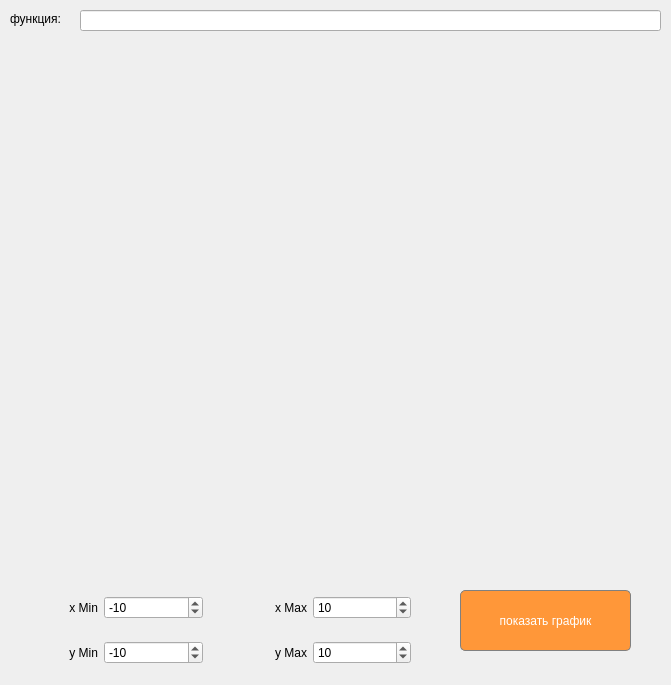
<?xml version="1.0" encoding="UTF-8"?>
<ui version="4.0">
 <class>Graph</class>
 <widget class="QWidget" name="Graph">
  <property name="geometry">
   <rect>
    <x>0</x>
    <y>0</y>
    <width>671</width>
    <height>685</height>
   </rect>
  </property>
  <property name="windowTitle">
   <string>ГРАФИК</string>
  </property>
  <widget class="QCustomPlot" name="custom_plot" native="true">
   <property name="geometry">
    <rect>
     <x>10</x>
     <y>40</y>
     <width>651</width>
     <height>531</height>
    </rect>
   </property>
  </widget>
  <widget class="QPushButton" name="pushButton_draw_graph">
   <property name="geometry">
    <rect>
     <x>460</x>
     <y>590</y>
     <width>171</width>
     <height>61</height>
    </rect>
   </property>
   <property name="styleSheet">
    <string notr="true">QPushButton {
  background-color: rgb(255, 151, 57);
  color: white; 
	border: 1px solid gray;
border-radius: 5px;
}
QPushButton:pressed {
	background-color: qlineargradient(x1: 0, y1: 0, x2: 0, y2: 1, stop: 0 #dadbde, stop: 1 #f6f7fa);
}</string>
   </property>
   <property name="text">
    <string>показать график</string>
   </property>
  </widget>
  <widget class="QLabel" name="label_fnction">
   <property name="geometry">
    <rect>
     <x>10</x>
     <y>10</y>
     <width>67</width>
     <height>17</height>
    </rect>
   </property>
   <property name="text">
    <string>функция:</string>
   </property>
  </widget>
  <widget class="QLineEdit" name="label_function">
   <property name="geometry">
    <rect>
     <x>80</x>
     <y>10</y>
     <width>581</width>
     <height>21</height>
    </rect>
   </property>
  </widget>
  <widget class="QWidget" name="layoutWidget">
   <property name="geometry">
    <rect>
     <x>0</x>
     <y>580</y>
     <width>411</width>
     <height>101</height>
    </rect>
   </property>
   <layout class="QVBoxLayout" name="verticalLayout">
    <item>
     <layout class="QHBoxLayout" name="horizontalLayout">
      <item>
       <widget class="QLabel" name="label">
        <property name="layoutDirection">
         <enum>Qt::LeftToRight</enum>
        </property>
        <property name="text">
         <string>x Min</string>
        </property>
        <property name="alignment">
         <set>Qt::AlignRight|Qt::AlignTrailing|Qt::AlignVCenter</set>
        </property>
       </widget>
      </item>
      <item>
       <widget class="QSpinBox" name="spinBox_min_x">
        <property name="minimum">
         <number>-1000000</number>
        </property>
        <property name="maximum">
         <number>1000000</number>
        </property>
        <property name="value">
         <number>-10</number>
        </property>
       </widget>
      </item>
      <item>
       <widget class="QLabel" name="label_4">
        <property name="text">
         <string>x Max</string>
        </property>
        <property name="alignment">
         <set>Qt::AlignRight|Qt::AlignTrailing|Qt::AlignVCenter</set>
        </property>
       </widget>
      </item>
      <item>
       <widget class="QSpinBox" name="spinBox_max_x">
        <property name="minimum">
         <number>-1000000</number>
        </property>
        <property name="maximum">
         <number>1000000</number>
        </property>
        <property name="value">
         <number>10</number>
        </property>
       </widget>
      </item>
     </layout>
    </item>
    <item>
     <layout class="QHBoxLayout" name="horizontalLayout_2">
      <item>
       <widget class="QLabel" name="label_2">
        <property name="text">
         <string>y Min</string>
        </property>
        <property name="alignment">
         <set>Qt::AlignRight|Qt::AlignTrailing|Qt::AlignVCenter</set>
        </property>
       </widget>
      </item>
      <item>
       <widget class="QSpinBox" name="spinBox_min_y">
        <property name="minimum">
         <number>-1000000</number>
        </property>
        <property name="maximum">
         <number>1000000</number>
        </property>
        <property name="value">
         <number>-10</number>
        </property>
       </widget>
      </item>
      <item>
       <widget class="QLabel" name="label_3">
        <property name="text">
         <string>y Max</string>
        </property>
        <property name="alignment">
         <set>Qt::AlignRight|Qt::AlignTrailing|Qt::AlignVCenter</set>
        </property>
       </widget>
      </item>
      <item>
       <widget class="QSpinBox" name="spinBox_max_y">
        <property name="minimum">
         <number>-1000000</number>
        </property>
        <property name="maximum">
         <number>1000000</number>
        </property>
        <property name="value">
         <number>10</number>
        </property>
       </widget>
      </item>
     </layout>
    </item>
   </layout>
  </widget>
 </widget>
 <customwidgets>
  <customwidget>
   <class>QCustomPlot</class>
   <extends>QWidget</extends>
   <header>qcustomplot.h</header>
   <container>1</container>
  </customwidget>
 </customwidgets>
 <resources/>
 <connections/>
</ui>
